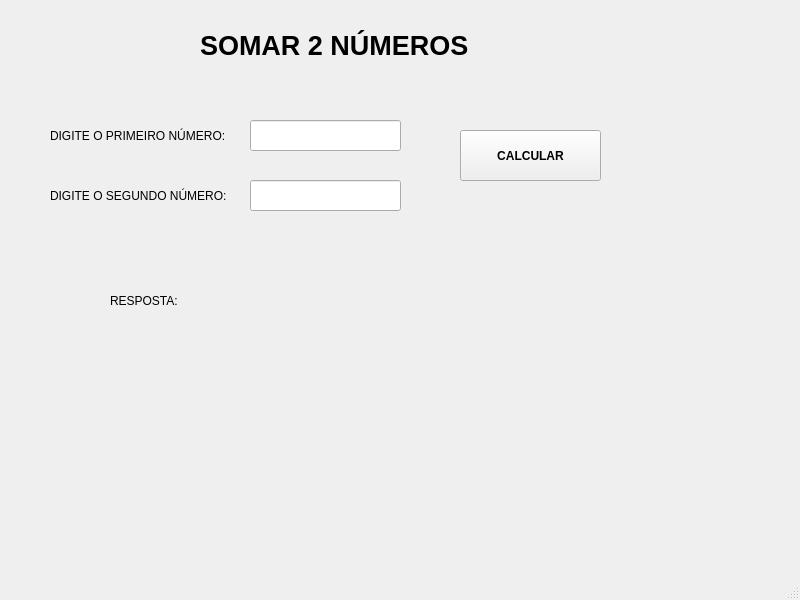
<?xml version="1.0" encoding="UTF-8"?>
<ui version="4.0">
 <class>MainWindow</class>
 <widget class="QMainWindow" name="MainWindow">
  <property name="geometry">
   <rect>
    <x>0</x>
    <y>0</y>
    <width>800</width>
    <height>600</height>
   </rect>
  </property>
  <property name="windowTitle">
   <string>MainWindow</string>
  </property>
  <widget class="QWidget" name="centralwidget">
   <widget class="QLabel" name="label_titulo">
    <property name="geometry">
     <rect>
      <x>200</x>
      <y>20</y>
      <width>331</width>
      <height>51</height>
     </rect>
    </property>
    <property name="font">
     <font>
      <pointsize>20</pointsize>
      <weight>75</weight>
      <bold>true</bold>
     </font>
    </property>
    <property name="text">
     <string>SOMAR 2 NÚMEROS</string>
    </property>
   </widget>
   <widget class="QLineEdit" name="lineEdit_num1">
    <property name="geometry">
     <rect>
      <x>250</x>
      <y>120</y>
      <width>151</width>
      <height>31</height>
     </rect>
    </property>
   </widget>
   <widget class="QLabel" name="label_num1">
    <property name="geometry">
     <rect>
      <x>50</x>
      <y>120</y>
      <width>181</width>
      <height>31</height>
     </rect>
    </property>
    <property name="text">
     <string>DIGITE O PRIMEIRO NÚMERO:</string>
    </property>
   </widget>
   <widget class="QLabel" name="label_num2">
    <property name="geometry">
     <rect>
      <x>50</x>
      <y>180</y>
      <width>181</width>
      <height>31</height>
     </rect>
    </property>
    <property name="text">
     <string>DIGITE O SEGUNDO NÚMERO:</string>
    </property>
   </widget>
   <widget class="QLineEdit" name="lineEdit_num2">
    <property name="geometry">
     <rect>
      <x>250</x>
      <y>180</y>
      <width>151</width>
      <height>31</height>
     </rect>
    </property>
   </widget>
   <widget class="QPushButton" name="pushButton_calcular">
    <property name="geometry">
     <rect>
      <x>460</x>
      <y>130</y>
      <width>141</width>
      <height>51</height>
     </rect>
    </property>
    <property name="font">
     <font>
      <weight>75</weight>
      <bold>true</bold>
     </font>
    </property>
    <property name="text">
     <string>CALCULAR</string>
    </property>
   </widget>
   <widget class="QLabel" name="label_resposta">
    <property name="geometry">
     <rect>
      <x>210</x>
      <y>280</y>
      <width>181</width>
      <height>41</height>
     </rect>
    </property>
    <property name="font">
     <font>
      <pointsize>12</pointsize>
     </font>
    </property>
    <property name="text">
     <string/>
    </property>
   </widget>
   <widget class="QLabel" name="label_resultado">
    <property name="geometry">
     <rect>
      <x>110</x>
      <y>280</y>
      <width>81</width>
      <height>41</height>
     </rect>
    </property>
    <property name="text">
     <string>RESPOSTA:</string>
    </property>
   </widget>
  </widget>
  <widget class="QMenuBar" name="menubar">
   <property name="geometry">
    <rect>
     <x>0</x>
     <y>0</y>
     <width>800</width>
     <height>26</height>
    </rect>
   </property>
  </widget>
  <widget class="QStatusBar" name="statusbar"/>
 </widget>
 <resources/>
 <connections/>
</ui>
